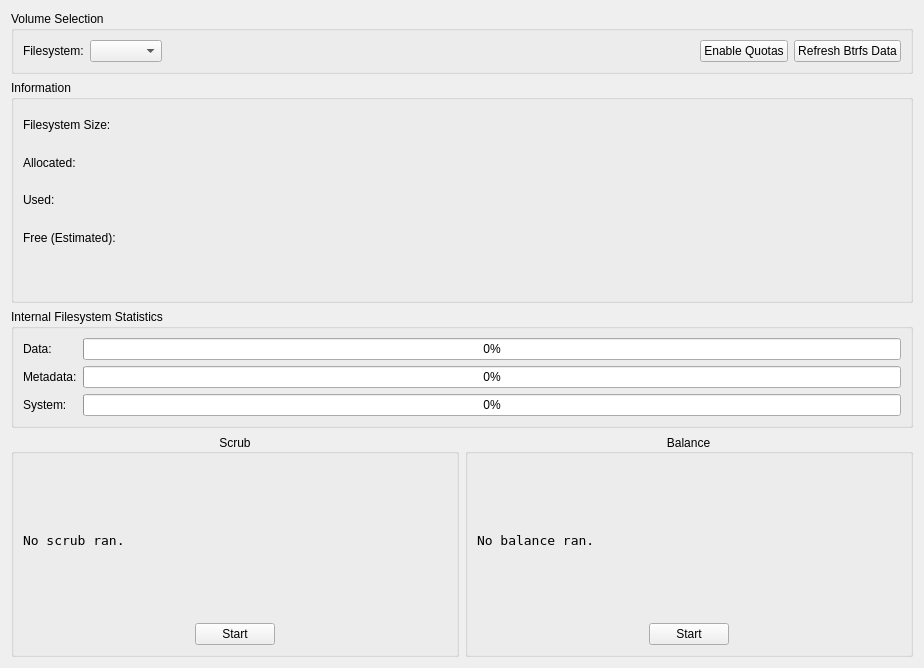
          <widget class="QWidget" name="scrollAreaWidgetContents_4">
           <property name="geometry">
            <rect>
             <x>0</x>
             <y>0</y>
             <width>924</width>
             <height>668</height>
            </rect>
           </property>
           <layout class="QGridLayout" name="gridLayout_7">
            <item row="7" column="0">
             <widget class="QGroupBox" name="groupBox_btrfsSrubOperation">
              <property name="title">
               <string>Scrub</string>
              </property>
              <property name="alignment">
               <set>Qt::AlignCenter</set>
              </property>
              <layout class="QGridLayout" name="gridLayout_9">
               <item row="1" column="2">
                <spacer name="horizontalSpacer_22">
                 <property name="orientation">
                  <enum>Qt::Horizontal</enum>
                 </property>
                 <property name="sizeHint" stdset="0">
                  <size>
                   <width>40</width>
                   <height>20</height>
                  </size>
                 </property>
                </spacer>
               </item>
               <item row="1" column="0">
                <spacer name="horizontalSpacer_20">
                 <property name="orientation">
                  <enum>Qt::Horizontal</enum>
                 </property>
                 <property name="sizeHint" stdset="0">
                  <size>
                   <width>40</width>
                   <height>20</height>
                  </size>
                 </property>
                </spacer>
               </item>
               <item row="1" column="1">
                <widget class="QPushButton" name="pushButton_btrfsScrub">
                 <property name="sizePolicy">
                  <sizepolicy hsizetype="Fixed" vsizetype="Fixed">
                   <horstretch>0</horstretch>
                   <verstretch>0</verstretch>
                  </sizepolicy>
                 </property>
                 <property name="toolTip">
                  <string>&lt;html&gt;&lt;head/&gt;&lt;body&gt;&lt;p&gt;Perform scrub on device.&lt;/p&gt;&lt;/body&gt;&lt;/html&gt;</string>
                 </property>
                 <property name="text">
                  <string>Start</string>
                 </property>
                </widget>
               </item>
               <item row="0" column="0" colspan="3">
                <widget class="QLabel" name="label_btrfsScrubStatus">
                 <property name="font">
                  <font>
                   <family>Bitstream Vera Sans Mono</family>
                   <pointsize>10</pointsize>
                   <italic>false</italic>
                   <bold>false</bold>
                  </font>
                 </property>
                 <property name="text">
                  <string>No scrub ran.</string>
                 </property>
                 <property name="alignment">
                  <set>Qt::AlignLeading|Qt::AlignLeft|Qt::AlignVCenter</set>
                 </property>
                 <property name="wordWrap">
                  <bool>true</bool>
                 </property>
                 <property name="margin">
                  <number>0</number>
                 </property>
                </widget>
               </item>
              </layout>
             </widget>
            </item>
            <item row="7" column="1">
             <widget class="QGroupBox" name="groupBox_btrfsBalanceOperation">
              <property name="sizePolicy">
               <sizepolicy hsizetype="Preferred" vsizetype="Expanding">
                <horstretch>0</horstretch>
                <verstretch>0</verstretch>
               </sizepolicy>
              </property>
              <property name="title">
               <string>Balance</string>
              </property>
              <property name="alignment">
               <set>Qt::AlignCenter</set>
              </property>
              <layout class="QGridLayout" name="gridLayout_8">
               <item row="1" column="2">
                <spacer name="horizontalSpacer_18">
                 <property name="orientation">
                  <enum>Qt::Horizontal</enum>
                 </property>
                 <property name="sizeHint" stdset="0">
                  <size>
                   <width>40</width>
                   <height>20</height>
                  </size>
                 </property>
                </spacer>
               </item>
               <item row="1" column="0">
                <spacer name="horizontalSpacer_17">
                 <property name="orientation">
                  <enum>Qt::Horizontal</enum>
                 </property>
                 <property name="sizeHint" stdset="0">
                  <size>
                   <width>40</width>
                   <height>20</height>
                  </size>
                 </property>
                </spacer>
               </item>
               <item row="1" column="1">
                <widget class="QPushButton" name="pushButton_btrfsBalance">
                 <property name="sizePolicy">
                  <sizepolicy hsizetype="Fixed" vsizetype="Fixed">
                   <horstretch>0</horstretch>
                   <verstretch>0</verstretch>
                  </sizepolicy>
                 </property>
                 <property name="toolTip">
                  <string>&lt;html&gt;&lt;head/&gt;&lt;body&gt;&lt;p&gt;Perform full balance on device.&lt;/p&gt;&lt;/body&gt;&lt;/html&gt;</string>
                 </property>
                 <property name="text">
                  <string>Start</string>
                 </property>
                </widget>
               </item>
               <item row="0" column="0" colspan="3">
                <widget class="QLabel" name="label_btrfsBalanceStatus">
                 <property name="sizePolicy">
                  <sizepolicy hsizetype="Preferred" vsizetype="Preferred">
                   <horstretch>0</horstretch>
                   <verstretch>0</verstretch>
                  </sizepolicy>
                 </property>
                 <property name="font">
                  <font>
                   <family>Bitstream Vera Sans Mono</family>
                   <pointsize>10</pointsize>
                  </font>
                 </property>
                 <property name="text">
                  <string>No balance ran.</string>
                 </property>
                 <property name="wordWrap">
                  <bool>true</bool>
                 </property>
                 <property name="margin">
                  <number>0</number>
                 </property>
                </widget>
               </item>
              </layout>
             </widget>
            </item>
            <item row="6" column="0" colspan="2">
             <widget class="QGroupBox" name="groupBox_btrfsFilesystemStats">
              <property name="sizePolicy">
               <sizepolicy hsizetype="Preferred" vsizetype="Preferred">
                <horstretch>0</horstretch>
                <verstretch>0</verstretch>
               </sizepolicy>
              </property>
              <property name="title">
               <string>Internal Filesystem Statistics</string>
              </property>
              <layout class="QGridLayout" name="gridLayout_35">
               <item row="2" column="1">
                <widget class="QProgressBar" name="progressBar_btrfssys">
                 <property name="toolTip">
                  <string>&lt;html&gt;&lt;head/&gt;&lt;body&gt;&lt;p&gt;Utilization percentage of system chunks in the allocated space.&lt;/p&gt;&lt;/body&gt;&lt;/html&gt;</string>
                 </property>
                 <property name="value">
                  <number>0</number>
                 </property>
                </widget>
               </item>
               <item row="0" column="0">
                <widget class="QLabel" name="label_btrfsdata">
                 <property name="text">
                  <string>Data:</string>
                 </property>
                </widget>
               </item>
               <item row="1" column="0">
                <widget class="QLabel" name="label_btrfsmeta">
                 <property name="text">
                  <string>Metadata:</string>
                 </property>
                </widget>
               </item>
               <item row="2" column="0">
                <widget class="QLabel" name="label_btrfssys">
                 <property name="text">
                  <string>System:</string>
                 </property>
                </widget>
               </item>
               <item row="1" column="1">
                <widget class="QProgressBar" name="progressBar_btrfsmeta">
                 <property name="toolTip">
                  <string>&lt;html&gt;&lt;head/&gt;&lt;body&gt;&lt;p&gt;Utilization percentage of metadata chunks in the allocated space.&lt;/p&gt;&lt;/body&gt;&lt;/html&gt;</string>
                 </property>
                 <property name="value">
                  <number>0</number>
                 </property>
                </widget>
               </item>
               <item row="0" column="1">
                <widget class="QProgressBar" name="progressBar_btrfsdata">
                 <property name="toolTip">
                  <string>&lt;html&gt;&lt;head/&gt;&lt;body&gt;&lt;p&gt;Utilization percentage of file data chunks in the allocated space.&lt;/p&gt;&lt;/body&gt;&lt;/html&gt;</string>
                 </property>
                 <property name="value">
                  <number>0</number>
                 </property>
                </widget>
               </item>
              </layout>
             </widget>
            </item>
            <item row="4" column="0" colspan="2">
             <widget class="QGroupBox" name="groupBox_btrfsInfo">
              <property name="sizePolicy">
               <sizepolicy hsizetype="Preferred" vsizetype="MinimumExpanding">
                <horstretch>0</horstretch>
                <verstretch>0</verstretch>
               </sizepolicy>
              </property>
              <property name="title">
               <string>Information</string>
              </property>
              <layout class="QGridLayout" name="gridLayout_22">
               <item row="2" column="0" alignment="Qt::AlignLeft">
                <widget class="QLabel" name="label_btrfsUsed">
                 <property name="text">
                  <string>Used:</string>
                 </property>
                </widget>
               </item>
               <item row="3" column="1">
                <widget class="QLabel" name="label_btrfsFreeValue">
                 <property name="text">
                  <string/>
                 </property>
                </widget>
               </item>
               <item row="2" column="1">
                <widget class="QLabel" name="label_btrfsUsedValue"/>
               </item>
               <item row="1" column="1" alignment="Qt::AlignLeft">
                <widget class="QLabel" name="label_btrfsAllocatedValue">
                 <property name="text">
                  <string/>
                 </property>
                </widget>
               </item>
               <item row="1" column="0" alignment="Qt::AlignLeft">
                <widget class="QLabel" name="label_btrfsAllocated">
                 <property name="text">
                  <string>Allocated:  </string>
                 </property>
                </widget>
               </item>
               <item row="0" column="1">
                <widget class="QLabel" name="label_btrfsSizeValue">
                 <property name="text">
                  <string/>
                 </property>
                </widget>
               </item>
               <item row="0" column="0" alignment="Qt::AlignLeft">
                <widget class="QLabel" name="label_btrfsSize">
                 <property name="text">
                  <string>Filesystem Size: </string>
                 </property>
                </widget>
               </item>
               <item row="4" column="1">
                <widget class="QLabel" name="label_btrfsMessage">
                 <property name="sizePolicy">
                  <sizepolicy hsizetype="Preferred" vsizetype="Preferred">
                   <horstretch>3</horstretch>
                   <verstretch>0</verstretch>
                  </sizepolicy>
                 </property>
                 <property name="text">
                  <string/>
                 </property>
                </widget>
               </item>
               <item row="1" column="3">
                <spacer name="horizontalSpacer_5">
                 <property name="orientation">
                  <enum>Qt::Horizontal</enum>
                 </property>
                 <property name="sizeHint" stdset="0">
                  <size>
                   <width>40</width>
                   <height>20</height>
                  </size>
                 </property>
                </spacer>
               </item>
               <item row="3" column="0" alignment="Qt::AlignLeft">
                <widget class="QLabel" name="label_btrfsFree">
                 <property name="text">
                  <string>Free (Estimated): </string>
                 </property>
                </widget>
               </item>
              </layout>
             </widget>
            </item>
            <item row="1" column="0" colspan="2">
             <widget class="QGroupBox" name="groupBox_deviceSelection">
              <property name="sizePolicy">
               <sizepolicy hsizetype="Preferred" vsizetype="Minimum">
                <horstretch>0</horstretch>
                <verstretch>0</verstretch>
               </sizepolicy>
              </property>
              <property name="title">
               <string>Volume Selection</string>
              </property>
              <layout class="QHBoxLayout" name="horizontalLayout">
               <item>
                <widget class="QLabel" name="label_btrfsDevice">
                 <property name="text">
                  <string>Filesystem:</string>
                 </property>
                </widget>
               </item>
               <item>
                <widget class="QComboBox" name="comboBox_btrfsDevice">
                 <property name="editable">
                  <bool>false</bool>
                 </property>
                 <property name="currentText">
                  <string/>
                 </property>
                 <property name="sizeAdjustPolicy">
                  <enum>QComboBox::AdjustToContents</enum>
                 </property>
                 <property name="placeholderText">
                  <string/>
                 </property>
                </widget>
               </item>
               <item>
                <spacer name="horizontalSpacer_7">
                 <property name="orientation">
                  <enum>Qt::Horizontal</enum>
                 </property>
                 <property name="sizeHint" stdset="0">
                  <size>
                   <width>40</width>
                   <height>20</height>
                  </size>
                 </property>
                </spacer>
               </item>
               <item>
                <widget class="QPushButton" name="pushButton_enableQuota">
                 <property name="text">
                  <string>Enable Quotas</string>
                 </property>
                </widget>
               </item>
               <item>
                <widget class="QPushButton" name="pushButton_btrfsRefreshData">
                 <property name="text">
                  <string>Refresh Btrfs Data</string>
                 </property>
                </widget>
               </item>
              </layout>
             </widget>
            </item>
           </layout>
          </widget>
